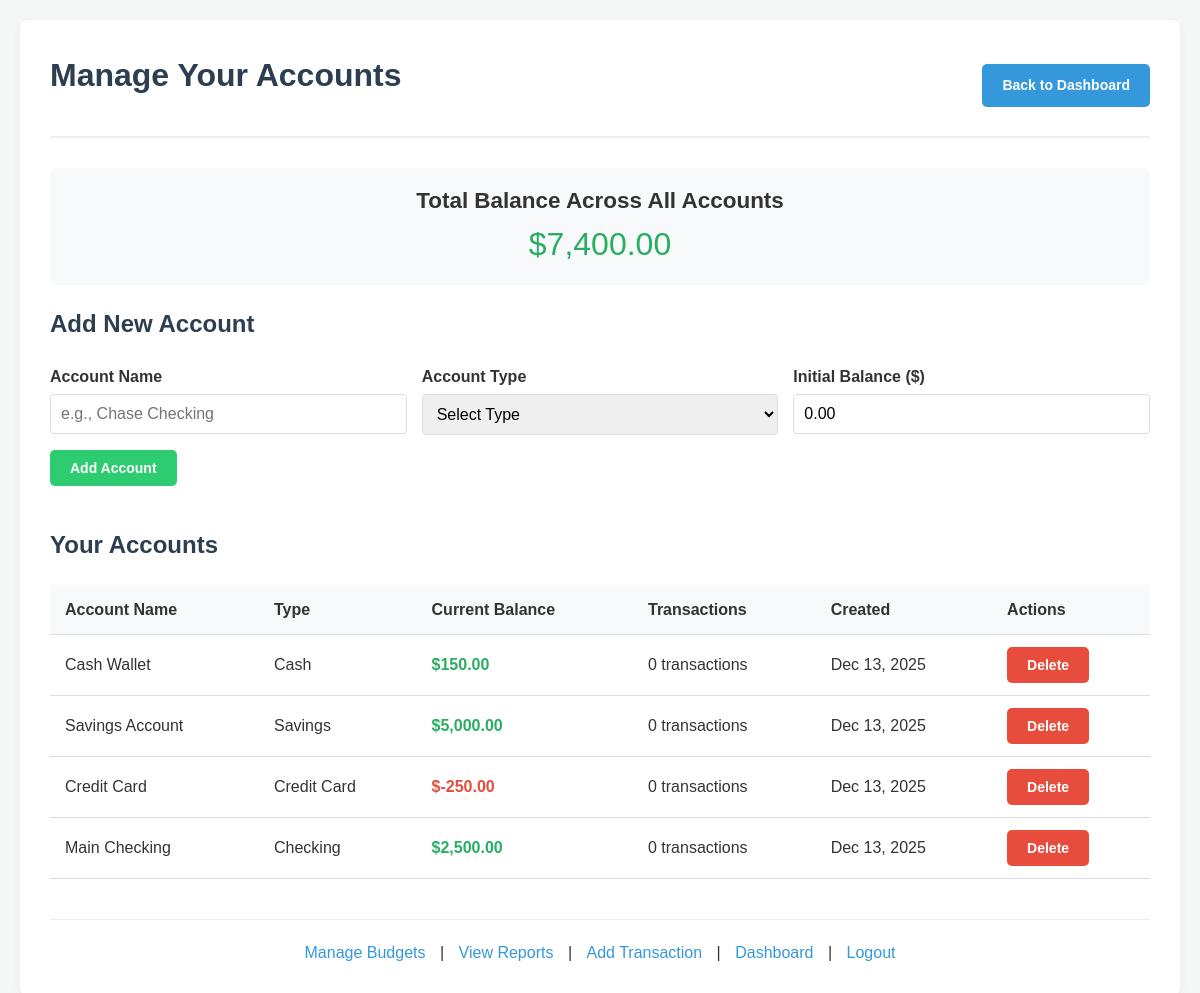
The app's page /accounts.php (signed in) with its own data.
### tables this page shows
CREATE TABLE accounts (
    account_id INT PRIMARY KEY AUTO_INCREMENT,
    user_id INT NOT NULL,
    account_name VARCHAR(100) NOT NULL,
    account_type VARCHAR(50) NOT NULL,
    balance DECIMAL(10,2) DEFAULT 0.00,
    created_at TIMESTAMP DEFAULT CURRENT_TIMESTAMP,
    FOREIGN KEY (user_id) REFERENCES users(user_id) ON DELETE CASCADE
);

### accounts.php (the view, shortened to what this page needs)
<?php
require_once 'config.php';
$user_id = $_SESSION['user_id'];
$accounts_sql = "
    SELECT
        a.account_id,
        a.account_name,
        a.account_type,
        a.balance,
        a.created_at,
        COUNT(t.transaction_id) as transaction_count
    FROM accounts a
    LEFT JOIN transactions t ON a.account_id = t.account_id
    WHERE a.user_id = ?
    GROUP BY a.account_id, a.account_name, a.account_type, a.balance, a.created_at
    ORDER BY a.created_at DESC
";
$accounts = $conn->prepare($accounts_sql);
$accounts->execute([$user_id]);
$account_list = $accounts->fetchAll();
$total_balance = 0;
foreach ($account_list as $account) {
    $total_balance += $account['balance'];
}
?>
<!DOCTYPE html>
<html lang="en">
<head>
</head>
<body>
    <div class="container">
        <div class="header">
            <h1>Manage Your Accounts</h1>
            <a href="dashboard.php" class="btn">Back to Dashboard</a>
        </div>
        <div class="total-balance">
            <h3>Total Balance Across All Accounts</h3>
            <p style="font-size: 2rem; color: <?php echo $total_balance >= 0 ? '#27ae60' : '#e74c3c'; ?>">
                $<?php echo number_format($total_balance, 2); ?>
            </p>
        </div>
        <div class="form-section">
            <h2>Add New Account</h2>
            <form method="POST" action="">
                <div class="form-row">
                    <div class="form-group">
                        <label for="account_name">Account Name</label>
                        <input type="text" id="account_name" name="account_name" placeholder="e.g., Chase Checking" required>
                    </div>
                    <div class="form-group">
                        <label for="account_type">Account Type</label>
                        <select id="account_type" name="account_type" required>
                            <option value="">Select Type</option>
                        </select>
                    </div>
                    <div class="form-group">
                        <label for="initial_balance">Initial Balance ($)</label>
                        <input type="number" id="initial_balance" name="initial_balance" step="0.01" value="0.00">
                    </div>
                </div>
                <button type="submit" name="add_account" class="btn btn-primary">Add Account</button>
            </form>
        </div>
        <div class="list-section">
            <h2>Your Accounts</h2>
            <?php if (count($account_list) > 0): ?>
                <table>
                    <thead>
                        <tr>
                            <th>Account Name</th>
                            <th>Type</th>
                            <th>Current Balance</th>
                            <th>Transactions</th>
                            <th>Created</th>
                            <th>Actions</th>
                        </tr>
                    </thead>
                    <tbody>
                        <?php foreach ($account_list as $account): ?>
                        <tr>
                            <td><?php echo htmlspecialchars($account['account_name']); ?></td>
                            <td><?php echo htmlspecialchars($account['account_type']); ?></td>
                            <td class="<?php echo $account['balance'] >= 0 ? 'balance-positive' : 'balance-negative'; ?>">
                                $<?php echo number_format($account['balance'], 2); ?>
                            </td>
                            <td><?php echo $account['transaction_count']; ?> transactions</td>
                            <td><?php echo date('M d, Y', strtotime($account['created_at'])); ?></td>
                            <td>
                                <?php if ($account['transaction_count'] == 0): ?>
                                <form method="POST" action="" style="display: inline;">
                                    <button type="submit" name="delete_account" class="btn btn-danger"
                                            onclick="return confirm('Delete this account?')">Delete</button>
                                </form>
                                <?php else: ?>
                                <span style="color: #95a5a6; font-size: 0.9rem;">Has transactions</span>
                                <?php endif; ?>
                            </td>
                        </tr>
                        <?php endforeach; ?>
                    </tbody>
                </table>
            <?php else: ?>
                <p>You haven't added any accounts yet. Add your first account using the form above.</p>
            <?php endif; ?>
        </div>
        <div class="nav-links">
            <a href="budgets.php">Manage Budgets</a> |
            <a href="reports.php">View Reports</a> |
            <a href="add_transaction.php">Add Transaction</a> |
            <a href="dashboard.php">Dashboard</a> |
            <a href="logout.php">Logout</a>
        </div>
    </div>
</body>
</html>

### accounts.php (style rules this page uses)
* { margin: 0; padding: 0; box-sizing: border-box; font-family: Arial, sans-serif; }
body { background-color: #f4f7f6; color: #333; line-height: 1.6; padding: 20px; }
.container { max-width: 1200px; margin: 0 auto; background: white; padding: 30px; border-radius: 8px; box-shadow: 0 2px 10px rgba(0,0,0,0.05); }
h1, h2 { color: #2c3e50; margin-bottom: 20px; }
.header { display: flex; justify-content: space-between; align-items: center; margin-bottom: 30px; border-bottom: 2px solid #ecf0f1; padding-bottom: 15px; }
.btn { display: inline-block; padding: 10px 20px; background-color: #3498db; color: white; text-decoration: none; border-radius: 5px; font-weight: bold; transition: background-color 0.3s; border: none; cursor: pointer; font-size: 14px; }
.btn-primary { background-color: #2ecc71; }
.btn-danger { background-color: #e74c3c; }
.form-section, .list-section { margin-bottom: 40px; }
.form-row { display: flex; gap: 15px; margin-bottom: 15px; flex-wrap: wrap; }
.form-group { flex: 1; min-width: 200px; }
label { display: block; margin-bottom: 5px; font-weight: bold; }
input, select { width: 100%; padding: 10px; border: 1px solid #ddd; border-radius: 4px; font-size: 16px; }
table { width: 100%; border-collapse: collapse; margin-top: 20px; }
th, td { padding: 12px 15px; text-align: left; border-bottom: 1px solid #ddd; }
th { background-color: #f8f9fa; font-weight: bold; }
.balance-positive { color: #27ae60; font-weight: bold; }
.balance-negative { color: #e74c3c; font-weight: bold; }
.total-balance { background-color: #f8f9fa; padding: 15px; border-radius: 5px; margin: 20px 0; text-align: center; font-size: 1.2rem; }
.nav-links { text-align: center; margin-top: 30px; padding-top: 20px; border-top: 1px solid #eee; }
.nav-links a { color: #3498db; text-decoration: none; margin: 0 10px; }

### records on screen
accounts: account_name "Cash Wallet", account_type "Cash", balance "150.00", transaction_count "0", created_at "Dec 13, 2025"
accounts: account_name "Savings Account", account_type "Savings", balance "5,000.00", transaction_count "0", created_at "Dec 13, 2025"
accounts: account_name "Credit Card", account_type "Credit Card", balance "-250.00", transaction_count "0", created_at "Dec 13, 2025"
accounts: account_name "Main Checking", account_type "Checking", balance "2,500.00", transaction_count "0", created_at "Dec 13, 2025"

### other values on screen
$total_balance "7,400.00"
